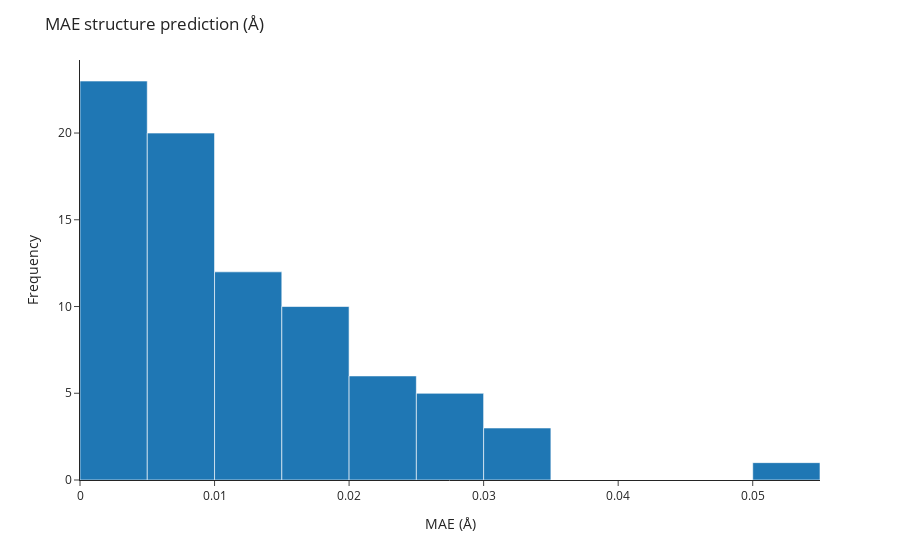

This figure's notebook cell:
### Code cell
all_mae_norms = []

for idx, data in enumerate(train_loader):

    interpolated_ts_coords = data.pos_interpolated_transition_state.detach().numpy()
    real_ts_coords = data.pos_transition_state.detach().numpy()
    difference_ts_coords = interpolated_ts_coords - real_ts_coords
    norm_difference_ts_coords = np.linalg.norm(difference_ts_coords, axis=1)

    # Mean absolute error
    mae = np.mean(norm_difference_ts_coords)
    all_mae_norms.append(mae)

    # Plot the real and interpolated TS structures
    # with two different colors on the same plot
    fig = px.scatter_3d(
        x=np.concatenate((real_ts_coords[:, 0], interpolated_ts_coords[:, 0])),
        y=np.concatenate((real_ts_coords[:, 1], interpolated_ts_coords[:, 1])),
        z=np.concatenate((real_ts_coords[:, 2], interpolated_ts_coords[:, 2])),
        color=np.concatenate((np.zeros(len(real_ts_coords)), np.ones(len(interpolated_ts_coords)))),
    )

    # Set the title of the plot as the mean absolute error
    fig.update_layout(title=f"MAE of structure prediction: {mae:.3f} Å")
    fig.write_html(f"plots/hamiltonian_model/interpolated_ts_{idx}_mae_{mae:.3f}.html")

# Plot a histogram of the MAE
fig = px.histogram(x=all_mae_norms, nbins=20, template="simple_white")
fig.update_layout(title="MAE structure prediction (Å)")
fig.update_xaxes(title_text="MAE (Å)")
fig.update_yaxes(title_text="Frequency")
fig.write_html("plots/hamiltonian_model/interpolated_ts_mae_histogram.html")
fig.show()

### Figure 1 — Plotly figure (JSON) as saved in the notebook; plotly's stock layout.template omitted (floating-point values rounded to 4 significant figures)
{"data": [{"alignmentgroup": "True", "bingroup": "x", "hovertemplate": "x=%{x}<br>count=%{y}<extra></extra>", "legendgroup": "", "marker": {"color": "#1F77B4", "pattern": {"shape": ""}}, "name": "", "nbinsx": 20, "offsetgroup": "", "orientation": "v", "showlegend": false, "type": "histogram", "x": [0.01986, 0.01022, 0.0154, 0.02908, 0.01565, 0.01466, 0.00471, 0.009257, 0.003481, 0.006753, 0.01927, 0.005802, 0.003532, 0.008157, 0.02013, 0.01016, 0.01919, 0.03434, 0.02049, 0.013, 0.02219, 0.003132, 0.007698, 0.01128, 0.02759, 0.005953, 0.001448, 0.002594, 0.005094, 0.008215, 0.02329, 0.004557, 0.05092, 0.009758, 0.01351, 0.01131, 0.01326, 0.03309, 0.01024, 0.0138, 0.00603, 0.001064, 0.00366, 0.00291, 0.02706, 0.006461, 0.009224, 0.008427, 0.002216, 0.01524, 0.01656, 0.003275, 0.009151, 0.003595, 0.002551, 0.005714, 0.005417, 0.0002142, 0.01232, 0.02748, 0.007705, 0.02008, 0.003459, 0.01861, 0.004148, 0.009563, 0.004986, 0.008164, 0.00364, 0.01723, 0.01926, 0.0307, 0.0008777, 0.004528, 0.02345, 0.0002419, 0.006419, 0.0263, 0.01136, 0.002221], "xaxis": "x", "yaxis": "y"}], "layout": {"barmode": "relative", "legend": {"tracegroupgap": 0}, "margin": {"t": 60}, "title": {"text": "MAE structure prediction (Å)"}, "xaxis": {"anchor": "y", "domain": [0, 1], "title": {"text": "MAE (Å)"}}, "yaxis": {"anchor": "x", "domain": [0, 1], "title": {"text": "Frequency"}}}}
